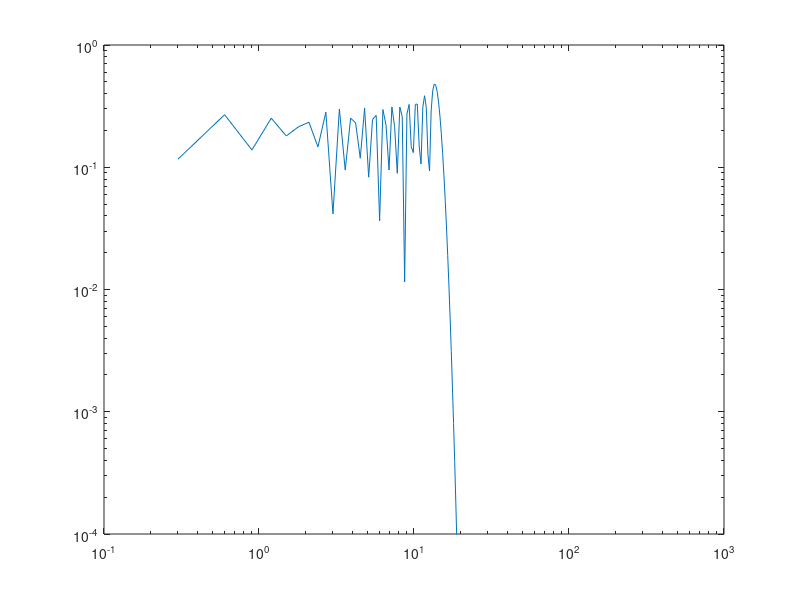

MATLAB code to generate this figure:

% creates a scattering spectrum

omega = .3;%Hz
A = .409e4*1e-9;%m
lambda = 1064e-9;%m
fmax = 300;%Hz
BW = 0.3;%Hz


f = omega:omega:fmax;

A = sqrt((sqrt(2)*besselj(f/omega,4*pi*A/lambda)).^2/BW);

figure(2)
loglog(f,A)
ylim([1e-4 1])